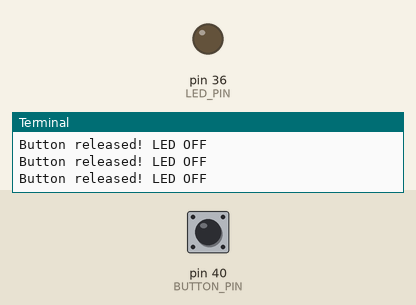
A program run on a simulated Raspberry Pi (header pin numbers). On the bench: output pins drawn as LEDs (lit = HIGH), the last lines printed to the terminal. Inputs (shaded band) come from the test bench; at power-on: pin 40 (BUTTON_PIN) HIGH.

Above: at 1.2 s.
1.3 s: pin 40 (BUTTON_PIN) pulled LOW for 0.15 s
At 1.6 s:
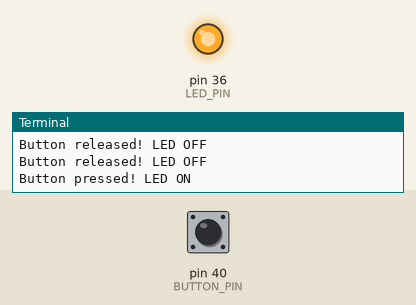
3.4 s: pin 40 (BUTTON_PIN) pulled LOW for 3.2 s
At 7.4 s:
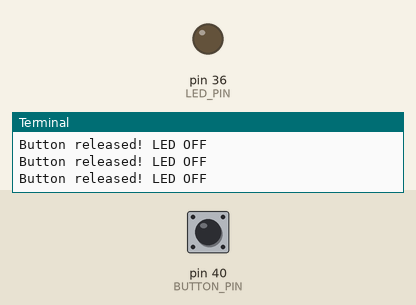
Timing chart, 0 to 8.9 s (numbered marks = the images above; inputs shaded):
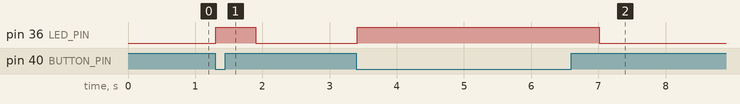

The program:

button_led.py
```python
import RPi.GPIO as GPIO
import time

# Set up GPIO
GPIO.setmode(GPIO.BOARD)
BUTTON_PIN = 40
LED_PIN = 36
GPIO.setup(BUTTON_PIN, GPIO.IN, pull_up_down=GPIO.PUD_UP)
GPIO.setup(LED_PIN, GPIO.OUT)

while True:
    # Read button state
    button_state = GPIO.input(BUTTON_PIN)

    if button_state == GPIO.LOW:  # Button pressed
        GPIO.output(LED_PIN, GPIO.HIGH)  # Turn LED ON
        print("Button pressed! LED ON")
        time.sleep(0.5)  # Debounce delay
    else:
        GPIO.output(LED_PIN, GPIO.LOW)  # Turn LED OFF
        print("Button released! LED OFF")

    time.sleep(0.1)  # Polling delay
# led_state = False

# def button_callback(channel):
#     global led_state
#     # Debounce delay
#     time.sleep(0.2)
#     led_state = not led_state
#     GPIO.output(LED_PIN, led_state)
#     state_text = "ON" if led_state else "OFF"
#     print(f"Button pressed! LED turned {state_text}")

# try:
#     # Set up event detection for button press (falling edge = button pressed)
#     GPIO.add_event_detect(BUTTON_PIN, GPIO.FALLING, callback=button_callback, bouncetime=200)

#     print("Listening for button presses on pin 36...")
#     print("Press Ctrl+C to exit")

#     # Keep the script running
#     while True:
#         time.sleep(1)

# except KeyboardInterrupt:
#     print("\nExiting...")

# finally:
#     # Clean up
#     GPIO.cleanup()
#     print("GPIO cleanup complete")
```

Measured:
- after the input at 1.3 s, pin 36 (LED_PIN): LOW → HIGH at once, → LOW 0.60 s later
- after the input at 3.4 s, pin 36 (LED_PIN): LOW → HIGH at once, → LOW 3.6 s later
